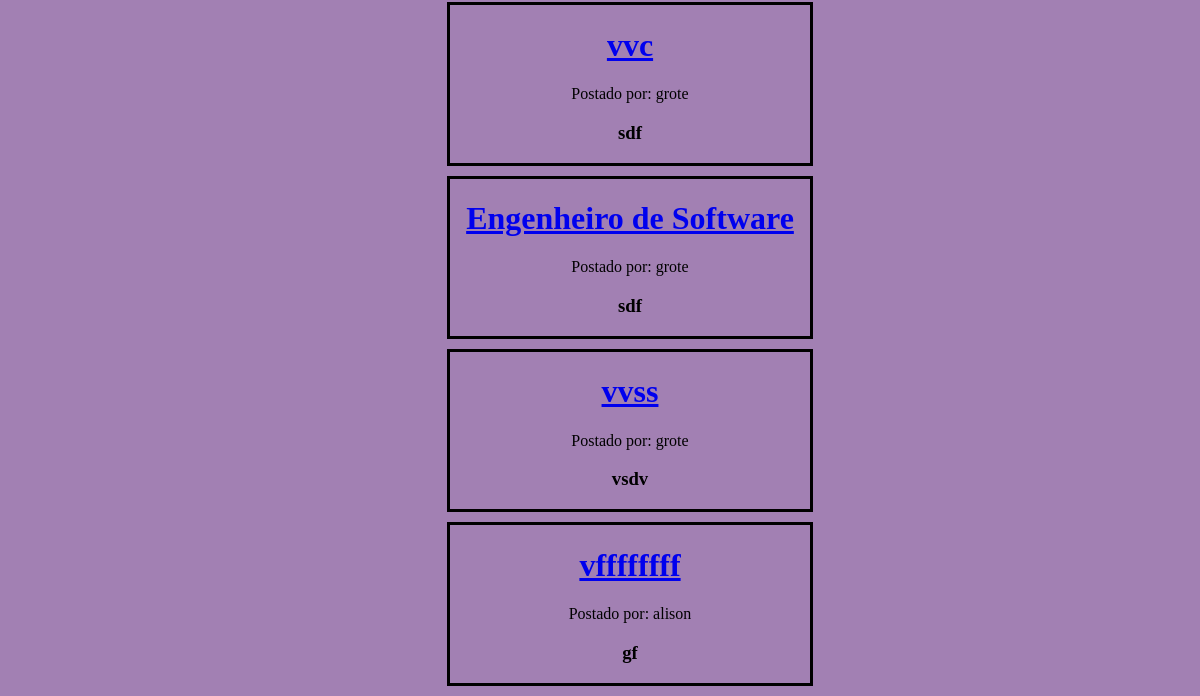
/socialMedia/ (signed in, lower part), run on an earlier commit of the app's database.
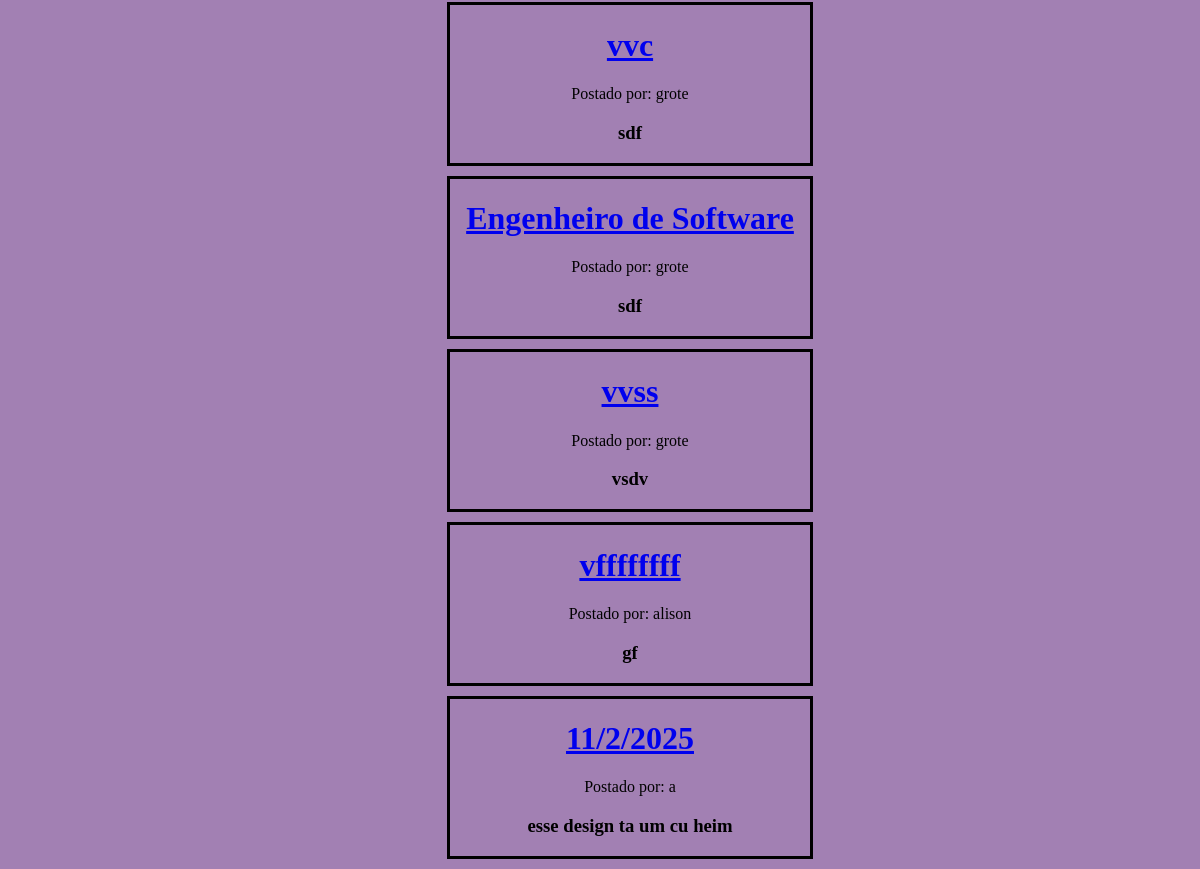
And on a later commit of the database.
### posts/models.py (models this page shows)
class Post(models.Model):
    title = models.CharField(max_length=255)
    slug = models.SlugField(max_length=255, unique=True)
    author = models.ForeignKey(User, on_delete=models.CASCADE)
    body = models.TextField()

### display/views.py (the view)
# urls.py: path("socialMedia/", views.socialMedia,name="socialMedia"),
def socialMedia(request):
    objetos = Post.objects.all()
    if request.user.is_authenticated:
        return render(request,"display/socialMedia.html", { 'objetos': objetos })
    else:
        return render(request, "display/needLogin.html")

### display/templates/display/socialMedia.html (shortened to what this page needs)
{% load static %}
<!DOCTYPE html>
<html lang="en">
<head>
    <link href="{% static 'css/socialMedia.css' %}" rel="stylesheet">
</head>
<body>
    <br>
    <main>
        {% for post in objetos %}
        <div>
        <a href="/posts/{{ post.slug }}"><h1>{{ post.title }}</h1></a>
        <p>Postado por: {{ post.author }}</p>
        <h3>{{ post.body }}</h3>
        </div>
        {% endfor %}
    </main>
</body>
</html>

### display/static/css/socialMedia.css (style rules this page uses)
body { background-color: rgb(162, 128, 179); text-align: center; padding:0; margin:0; }
div { border-style: solid; width: 50%; margin: 10px; margin-left: auto; margin-right: auto; }
main { margin-left: 270px; float: left; width: 60%; }

What changed in the data, as far as the page shows it:
added Post: title "11/2/2025", author "a", body "esse design ta um cu heim"
